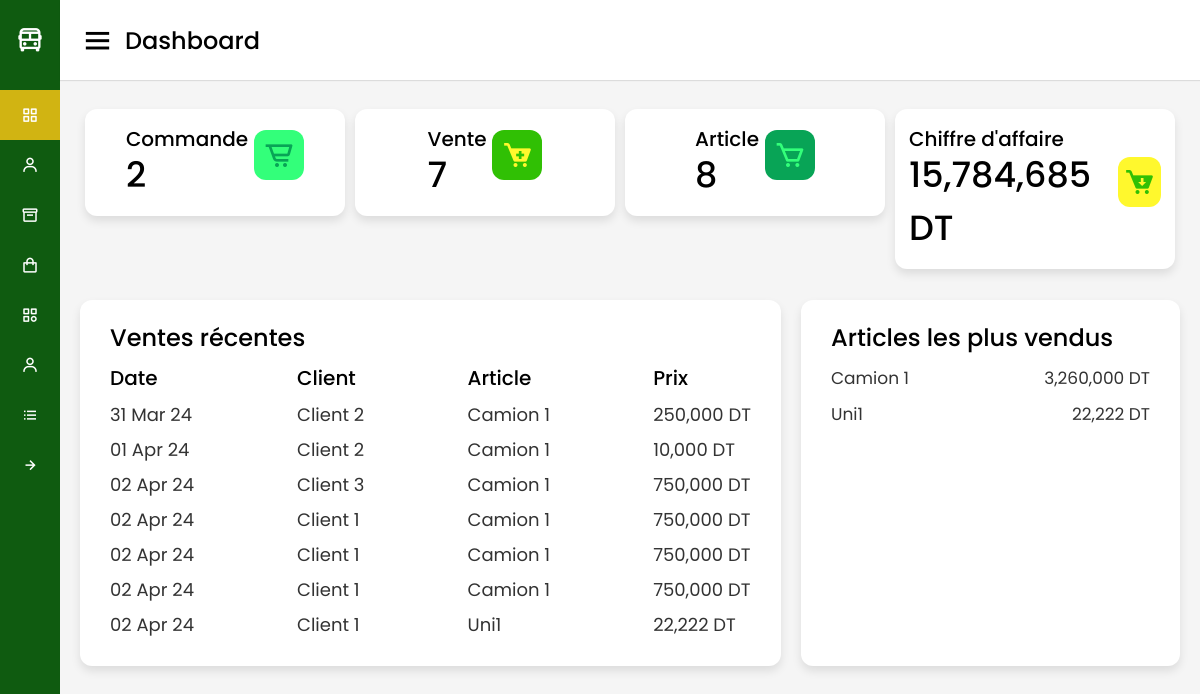
Page /vue/dashboard.php on the committed database.
### tables this page shows
CREATE TABLE `vente` (
  `id` int(11) NOT NULL,
  `id_article` int(11) NOT NULL,
  `id_client` int(11) NOT NULL,
  `quantite` int(11) NOT NULL,
  `prix` int(11) NOT NULL,
  `date_vente` timestamp NOT NULL DEFAULT current_timestamp(),
  `etat` enum('0','1') NOT NULL DEFAULT '1'
);

CREATE TABLE `client` (
  `id` int(11) NOT NULL,
  `nom` varchar(30) NOT NULL,
  `prenom` varchar(30) NOT NULL,
  `telephone` varchar(30) NOT NULL,
  `adresse` varchar(50) NOT NULL
);

CREATE TABLE `article` (
  `id` int(11) NOT NULL,
  `nom_article` varchar(50) NOT NULL,
  `id_categorie` int(11) NOT NULL,
  `quantite` int(11) NOT NULL,
  `prix_unitaire` int(11) NOT NULL,
  `date_fabrication` datetime NOT NULL
);

### config/connexion.php (called while the page is built)
<?php
class connexion
{
    function getConnexion()
    {
        $dsn = "mysql:host=localhost;dbname=copy_stage";
        $username = "root";
        $password = "";
        $connexion = new PDO($dsn, $username, $password);
        return $connexion;
    }
}
?>

### model1/Commande/CRUDCommande.php (called while the page is built, shortened)
<?php
require_once "../config/connexion.php";
class CRUDCommande{
    private $pdo;
    function __construct()
    {
        $obj = new connexion();
        $this->pdo = $obj->getConnexion();
    }
function getAllCommande()
{
    $sql = "SELECT COUNT(*) AS nbre FROM commande";
    $req= $this->pdo->prepare($sql);
    $req->execute();
    return $req->fetch();
}
}

### model1/Vente/CRUDVente.php (called while the page is built, shortened)
<?php
require_once "../config/connexion.php";
class CRUDVente{
    private $pdo;
    function __construct()
    {
        $obj = new connexion();
        $this->pdo = $obj->getConnexion();
    }
    function getAllVentes() {
        $sql = "SELECT nom_article, nom, prenom, v.quantite, prix, date_vente, v.id, a.id AS idArticle
                FROM client AS c, vente AS v, article AS a
                WHERE v.id_article=a.id AND v.id_client=c.id AND etat=?";
        $req = $this->pdo->prepare($sql);
        $req->execute(array(1));
        return $req->fetchAll();
    }
function getCA()
{
    $sql = "SELECT SUM(prix) AS prix FROM vente";
    $req = $this->pdo->prepare($sql);
    $req->execute();
    return $req->fetch();
}
function getMostVente()
{
        $sql= "SELECT nom_article, SUM(prix) AS prix
        FROM client AS c, vente AS v, article AS a WHERE v.id_article=a.id AND v.id_client=c.id AND etat=?
        GROUP BY a.id
        ORDER BY SUM(prix) DESC LIMIT 10 ";
        $req = $this->pdo->prepare($sql);
        $req->execute(array(1));
        return $req->fetchAll();
}
function getCountVente(){
    $sql = "SELECT COUNT(*) AS nbre FROM vente WHERE etat=?";
    $req= $this->pdo->prepare($sql);
    $req->execute(array(1));
    return $req->fetch();
}
}?>

### model1/Article/CRUDArticle.php (called while the page is built, shortened)
<?php
require_once "../config/connexion.php";
class CRUDArticle {
    private $pdo;
    function __construct() {
        $obj = new connexion();
        $this->pdo = $obj->getConnexion();
    }
    function getCountArticle() {
        $sql = "SELECT COUNT(*) AS nbre FROM article";
        $req = $this->pdo->prepare($sql);
        $req->execute();
        return $req->fetch();
    }
}
?>

### vue/dashboard.php (the view, shortened to what this page needs)
<?php
include 'entete.php';
include '../model1/Commande/CRUDCommande.php';
include '../model1/Vente/CRUDVente.php';
include '../model1/Article/CRUDArticle.php';
 $CRUD_Commande = new CRUDCommande();
 $CRUD_Vente = new CRUDVente();
 $CRUD_Article = new CRUDArticle();
?>
<div class="home-content">
        <div class="overview-boxes">
          <div class="box">
            <div class="right-side">
              <div class="box-topic">Commande</div>
              <div class="number">
                <?php
                  echo $CRUD_Commande->getAllCommande()['nbre']
                ?>
              </div>
            </div>
            <i class="bx bx-cart-alt cart"></i>
          </div>
          <div class="box">
            <div class="right-side">
              <div class="box-topic">Vente</div>
              <div class="number">
              <?php
                  echo $CRUD_Vente->getCountVente()['nbre']
                ?>
              </div>
            </div>
            <i class="bx bxs-cart-add cart two"></i>
          </div>
          <div class="box">
            <div class="right-side">
              <div class="box-topic">Article</div>
              <div class="number">
                <?php
                    echo $CRUD_Article->getCountArticle()['nbre']
                  ?>
              </div>
            </div>
            <i class="bx bx-cart cart three"></i>
          </div>
          <div class="box">
            <div class="right-side">
              <div class="box-topic">Chiffre d'affaire</div>
              <div class="number">
                  <?php
                    echo number_format($CRUD_Vente->getCA()['prix']) . ' DT'
                  ?>
              </div>
            </div>
            <i class="bx bxs-cart-download cart four"></i>
          </div>
        </div>
        <div class="sales-boxes">
          <div class="recent-sales box">
            <div class="title">Ventes récentes</div>
                  <?php
                    $ventes = $CRUD_Vente->getAllVentes();
                  ?>
            <div class="sales-details">
              <ul class="details">
                <li class="topic">Date</li>
                  <?php
                    foreach ($ventes as $key => $value) {
                  ?>
                      <li><a href="#"><?php echo date('d M y ', strtotime($value['date_vente'])) ?></a></li>
                    <?php
                    }
                    ?>
              </ul>
              <ul class="details">
                <li class="topic">Client</li>
                  <?php
                    foreach ($ventes as $key => $value) {
                  ?>
                      <li><a href="#"><?php echo $value['nom']." ".$value['prenom'] ?></a></li>
                    <?php
                    }
                    ?>
              </ul>
              <ul class="details">
                <li class="topic">Article</li>
                  <?php
                    foreach ($ventes as $key => $value) {
                  ?>
                      <li><a href="#"><?php echo $value['nom_article'] ?></a></li>
                    <?php
                    }
                    ?>
              </ul>
              <ul class="details">
                <li class="topic">Prix</li>
                  <?php
                    foreach ($ventes as $key => $value) {
                  ?>
                      <li><a href="#"><?php echo number_format($value['prix'])." DT" ?></a></li>
                    <?php
                    }
                    ?>
              </ul>
            </div>
          </div>
          <div class="top-sales box">
            <div class="title">Articles les plus vendus</div>
            <ul class="top-sales-details">
                  <?php
                    $article = $CRUD_Vente->getMostVente();
                    foreach ($article as $key => $value) {
                  ?>
                  <li>
                    <a href="#">
                      <span class="product"><?php echo $value['nom_article'] ?></span>
                    </a>
                      <span class="price"><?php echo number_format($value['prix'])." DT" ?></span>
                  </li>
                      <?php
                        }
                      ?>
            </ul>
          </div>
        </div>
      </div>
<?php
include 'pied.php';
?>

### public/style.css (style rules this page uses)
* { margin: 0; padding: 0; box-sizing: border-box; font-family: "Poppins", sans-serif; }
.home-section .home-content { position: relative; padding-top: 104px; }
.home-content .overview-boxes { display: flex; align-items: flex-start; justify-content: space-between; flex-wrap: nowrap; padding: 0 20px; margin-bottom: 26px; }
.overview-boxes .box { display: flex; align-items: center; justify-content: center; min-width: calc(100% / 4 - 15px); background: #fff; padding: 15px 14px; border-radius: 12px; box-shadow: 0 5px 10px rgba(0, 0, 0, 0.1); margin: 5px; }
.overview-boxes .box-topic { font-size: 20px; font-weight: 500; }
.home-content .box .number { display: inline-block; font-size: 35px; margin-top: -6px; font-weight: 500; }
.home-content .box .cart { display: inline-block; font-size: 32px; height: 50px; width: 50px; background: #33ff7a; line-height: 50px; text-align: center; color: #08a456; border-radius: 12px; margin: -15px 0 0 6px; }
.home-content .box .cart.two { color: #fff82d; background: #30c004; }
.home-content .box .cart.three { color: #33ff7a; background: #08a456; }
.home-content .box .cart.four { color: #30c004; background: #fff82d; }
.home-content .sales-boxes { display: flex; justify-content: space-between; }
.home-content .sales-boxes .recent-sales { width: 65%; background: #fff; padding: 20px 30px; margin: 0 20px; border-radius: 12px; box-shadow: 0 5px 10px rgba(0, 0, 0, 0.1); }
.home-content .sales-boxes .sales-details { display: flex; align-items: center; justify-content: space-between; }
.sales-boxes .box .title { font-size: 24px; font-weight: 500; }
.sales-boxes .sales-details li.topic { font-size: 20px; font-weight: 500; }
.sales-boxes .sales-details li { list-style: none; margin: 8px 0; }
.sales-boxes .sales-details li a { font-size: 18px; color: #333; font-size: 400; text-decoration: none; }
.home-content .sales-boxes .top-sales { width: 35%; background: #fff; padding: 20px 30px; margin: 0 20px 0 0; border-radius: 12px; box-shadow: 0 5px 10px rgba(0, 0, 0, 0.1); }
.sales-boxes .top-sales li { display: flex; align-items: center; justify-content: space-between; margin: 10px 0; }
.sales-boxes .top-sales li a { display: flex; align-items: center; text-decoration: none; }
.sales-boxes .top-sales li .product, .price { font-size: 17px; font-weight: 400; color: #333; }

### rows in the picture
vente: date_vente "31 Mar 24", id_client.nom "Client", id_client.prenom "2", id_article.nom_article "Camion 1", prix "250,000"
vente: date_vente "01 Apr 24", id_client.nom "Client", id_client.prenom "2", id_article.nom_article "Camion 1", prix "10,000"
vente: date_vente "02 Apr 24", id_client.nom "Client", id_client.prenom "3", id_article.nom_article "Camion 1", prix "750,000"
vente: date_vente "02 Apr 24", id_client.nom "Client", id_client.prenom "1", id_article.nom_article "Camion 1", prix "750,000"
vente: date_vente "02 Apr 24", id_client.nom "Client", id_client.prenom "1", id_article.nom_article "Camion 1", prix "750,000"
vente: date_vente "02 Apr 24", id_client.nom "Client", id_client.prenom "1", id_article.nom_article "Camion 1", prix "750,000"
vente: date_vente "02 Apr 24", id_client.nom "Client", id_client.prenom "1", id_article.nom_article "Uni1", prix "22,222"

### other values in the picture
str_replace(".php", "",basename($_SERVER['PHP_SELF'])) "Dashboard"
$CRUD_Commande->getAllCommande()['nbre'] "2"
$CRUD_Vente->getCountVente()['nbre'] "7"
$CRUD_Article->getCountArticle()['nbre'] "8"
$CRUD_Vente->getCA()['prix'] "15,784,685"
$value['nom_article'] "Camion 1"
$value['prix'] "3,260,000"
$value['nom_article'] "Uni1"
$value['prix'] "22,222"
